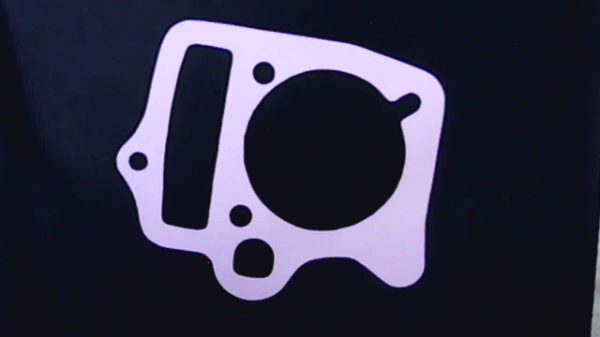
#> input picture detecterror-example/input/error1.jpg, 600 x 337 px
$ python -i handler_request.py   (imports and definitions only)   (older library calls are emulated)
#> lines starting #> are read from the running program, lines starting #| are printed output that depends on the picture; after the words box and inside, x2 and y2 are one past the last pixel; in counts of white or black regions, pixels touching at a corner belong together
### detecterror-example/possible.py
import math
import cv2


class Possible:
    def __init__(self, cntr):
        self.contour = cntr
        self.bounding_react = cv2.boundingRect(self.contour)

        # length edge
        self.peri = cv2.arcLength(cntr, True)
        [x, y, w, h] = self.bounding_react
        self.bounding_react_x = x
        self.bounding_react_y = y
        self.bounding_react_with = w
        self.bounding_react_height = h

        self.bounding_react_area = w*h
        self.center_x = (x+x+w)/2
        self.center_y = (y+y+h)/2
        self.diagonal_size = math.sqrt((w**2)+(h**2))
        self.aspect_ratio = float(w/h)
        # reactangle to shape basic
        self.approx = cv2.approxPolyDP(cntr, 0.04 * self.peri, True)


class PossibleList:
    def __init__(self, possibles, max_area_possible):
        self.possibles = possibles
        self.max_area_possible = max_area_possible

### detecterror-example/handler_request.py
import cv2
import numpy as np
import pickle
import base64

from possible import (Possible, PossibleList)


def rotation_rect(thresh):
    # coords
    coords = np.column_stack(np.where(thresh == 0))
    rect = cv2.minAreaRect(coords)
    angle = rect[-1]
    if angle < -45:
        angle = -(90 + angle)
    else:
        angle = -angle
    (h, w) = thresh.shape[:2]
    center = (w//2, h//2)
    M = cv2.getRotationMatrix2D(center, angle, 1.0)
    rotated = cv2.warpAffine(
        thresh, M, (w, h), flags=cv2.INTER_CUBIC, borderMode=cv2.BORDER_REPLICATE)

    # highlight contours
    gray = cv2.GaussianBlur(rotated, (11, 11), 0)
    edge = cv2.Canny(gray, 100, 200)
    _, contours, _ = cv2.findContours(edge.copy(), 1, 1)
    # contours, _ = cv2.findContours(edge.copy(), 1, 1)
    cv2.drawContours(gray, contours, -1, [0, 255, 0], 2)
    gray = cv2.bitwise_not(gray)
    thresh = cv2.threshold(
        gray, 0, 255, cv2.THRESH_BINARY | cv2.THRESH_OTSU)[1]
    return thresh


def convert_image_to_thresh(img):
    gray = cv2.cvtColor(img, cv2.COLOR_BGR2GRAY)
    gray = cv2.GaussianBlur(gray, (11, 11), 0)
    edge = cv2.Canny(gray, 100, 200)
    _, contours, _ = cv2.findContours(edge.copy(), 1, 1)
    # contours, _ = cv2.findContours(edge.copy(), 1, 1)
    cv2.drawContours(gray, contours, -1, [0, 255, 0], 2)
    gray = cv2.bitwise_not(gray)
    thresh = cv2.threshold(
        gray, 0, 255, cv2.THRESH_BINARY | cv2.THRESH_OTSU)[1]
    return thresh


def find_contours(thresh):
    _, contours, hierarchy = cv2.findContours(
        thresh, cv2.RETR_LIST, cv2.CHAIN_APPROX_SIMPLE)
    # contours, hierarchy = cv2.findContours(
    #     thresh, cv2.RETR_LIST, cv2.CHAIN_APPROX_SIMPLE)
    height, width = thresh.shape
    img_contours = np.zeros((height, width, 3), dtype=np.uint8)
    cv2.drawContours(img_contours, contours, -1, (0, 255, 0), 2)
    max_area_possible = -1
    item_max_area_possible = None
    possibles = []

    for i in range(0, len(contours)):
        possible = Possible(contours[i])
        # print("area:", str(possible.bounding_react_area))
        if possible.bounding_react_area > 20:
            h = possible.bounding_react_height
            w = possible.bounding_react_with
            x = possible.bounding_react_x
            y = possible.bounding_react_y
            roi = img_contours[y:y+h, x:x+w]
            possible.roi = roi
            if max_area_possible <= possible.bounding_react_area:
                max_area_possible = possible.bounding_react_area
                item_max_area_possible = possible
            possibles.append(possible)
            cv2.imwrite("output/" + str(i)+".png", roi)
    return img_contours, possibles, item_max_area_possible


def resize_image(width, height, img):
    dim = (width, height)
    resized = cv2.resize(img, dim, interpolation=cv2.INTER_AREA)
    return resized


def handle_get_image_examples():
    example_possibles = None
    with open('pattern/example.dictionary', 'rb') as config_dictionary_file:
        example_possibles = pickle.load(config_dictionary_file)

    # get max area possible and resize image by examples
    max_possible = example_possibles.max_area_possible
    # convert image models to base64
    # cv2.imwrite("output/get_image_examples.png", max_possible.roi)
    # img = cv2.imread("output/get_image_examples.png")
    ret_examples, buffer_examples = cv2.imencode('.jpg',  max_possible.roi)
    jpg_as_text_examples = base64.b64encode(buffer_examples)
    result = {
        "image": str(jpg_as_text_examples)
    }
    return result


def handle_image_examples(img):
    thresh = convert_image_to_thresh(img)
    rotationed = rotation_rect(thresh)
    cv2.imwrite("output/thresh_img_example.png", thresh)
    cv2.imwrite("output/rotationed_img_example.png", rotationed)
    img_contours, possibles, max_area_possible = find_contours(rotationed)
    cv2.imwrite("output/contours_img_example.png", img_contours)

    # save pattern
    cv2.imwrite("pattern/example.png", max_area_possible.roi)
    example_possibles = PossibleList(possibles, max_area_possible)
    with open('pattern/example.dictionary', 'wb') as config_dictionary_file:
        pickle.dump(example_possibles, config_dictionary_file)

    ret, buffer = cv2.imencode('.jpg', max_area_possible.roi)
    jpg_as_text = base64.b64encode(buffer)
    # print(jpg_as_text)
    return jpg_as_text


def handle_detect(img):
    thresh = convert_image_to_thresh(img)
    rotationed = rotation_rect(thresh)
    cv2.imwrite("output/thresh_img_detect.png", thresh)
    cv2.imwrite("output/rotationed_img_detect.png", rotationed)
    img_contours, possibles, max_area_possible = find_contours(rotationed)
    cv2.imwrite("output/contours_img_detect.png", img_contours)

    # load image examples
    example_possibles = None
    with open('pattern/example.dictionary', 'rb') as config_dictionary_file:
        example_possibles = pickle.load(config_dictionary_file)

    # get max area possible and resize image by examples
    max_possible = example_possibles.max_area_possible
    # convert image models to base64
    ret_examples, buffer_examples = cv2.imencode('.jpg', max_possible.roi)
    jpg_as_text_examples = base64.b64encode(buffer_examples)

    # check loss circle
    if len(possibles) != 8:
        ret, buffer = cv2.imencode('.jpg', img_contours)
        jpg_as_text = base64.b64encode(buffer)
        result = {
            "type": "error1",
            "image": str(jpg_as_text),
            "example": str(jpg_as_text_examples)
        }
        return result

    width = max_possible.bounding_react_with
    height = max_possible.bounding_react_height
    all_possible = resize_image(width,  height, max_area_possible.roi)
    cv2.imwrite("output/all_possible.png", all_possible)

    # check contours after resize image by image exmaples
    thresh = convert_image_to_thresh(all_possible)
    cv2.imwrite("output/thresh_error2.png", thresh)
    img_contours, detect_possibles, max_area_possible = find_contours(
        rotationed)
    examples = example_possibles.possibles
    is_error2 = False

    sorted_ctrs_examples = sorted(
        examples, key=lambda ctr: cv2.boundingRect(ctr.contour)[1])
    sorted_ctrs_detect_possibles = sorted(
        detect_possibles, key=lambda ctr: cv2.boundingRect(ctr.contour)[1])

    # [6 lines of commented-out code are left out]
    error_possibles = []
    print("*** Calculator area errror ***")
    print("* Total contours: ", str(len(detect_possibles)))
    print("-----------------------------------")
    for i in range(0, len(sorted_ctrs_detect_possibles)):
        # print("x:", str(sorted_ctrs_detect_possibles[i].bounding_react_x))
        # print("y:", str(sorted_ctrs_detect_possibles[i].bounding_react_y))
        # cv2.imwrite("output/sorted_detect_"+str(i)+".png",
        #             sorted_ctrs_detect_possibles[i].roi)
        area_detect = sorted_ctrs_detect_possibles[i].bounding_react_area
        area_examples = sorted_ctrs_examples[i].bounding_react_area
        sub_area = abs(area_detect-area_examples)
        error = False
        if(sub_area > 1000):
            error_possibles.append(sorted_ctrs_detect_possibles[i])
            error = True
        print("* index: ", str(i))
        print("* are example", str(i) + ": "+str(area_examples))
        print("* are detect", str(i) + ": "+str(area_detect))
        print("* sub area: ", str(sub_area))
        print("* error: ", str(error))
        print("------------------------------------")

    if len(error_possibles) == 0:
        ret, buffer = cv2.imencode('.jpg', img_contours)
        jpg_as_text = base64.b64encode(buffer)
        result = {
            "type": "good",
            "image": str(jpg_as_text),
            "example": str(jpg_as_text_examples)
        }
        return result

    # draw rect error
    for i in range(0, len(error_possibles)):
        w = error_possibles[i].bounding_react_with
        h = error_possibles[i].bounding_react_height
        x_min = error_possibles[i].bounding_react_x
        y_min = error_possibles[i].bounding_react_y
        x_max = x_min + w
        y_max = y_min + h
        # print("x: ", str(x_min))
        # print("x_max", str(x_max))
        cv2.rectangle(img_contours, (x_min, y_min),
                      (x_max, y_max), (0, 0, 255), 2)
    cv2.imwrite("output/result_detect_error.png", img_contours)

    # convert image to base64
    ret, buffer = cv2.imencode('.jpg', img_contours)
    jpg_as_text = base64.b64encode(buffer)
    # print(jpg_as_text)
    result = {
        "type": "error2",
        "image": str(jpg_as_text),
        "example": str(jpg_as_text_examples)
    }
    return result

>>> import cv2
>>> picture = cv2.imread('input/error1.jpg')
#> picture is the input picture: shape (337, 600, 3); mean B, G, R 69.1, 49.8, 50.7
>>> result = handle_detect(picture)
#> in convert_image_to_thresh, `edge = cv2.Canny(gray, 100, 200)`:
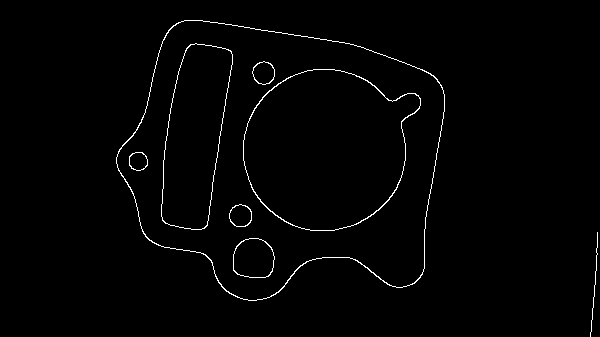
#> edge: shape (337, 600); 1.3% white in thin lines or dots, all inside (x1, y1, x2, y2) = (116, 20, 598, 337)
#> in convert_image_to_thresh, `_, contours, _ = cv2.findContours(edge.copy(), 1, 1)`: contours = 15 contours, 1 with area under 20; largest, box (x1, y1, x2, y2) and area: (116, 20, 445, 301) 68028, (116, 20, 445, 301) 67862, (243, 69, 421, 231) 21158, (243, 69, 421, 231) 21008, (161, 43, 233, 230) 9218
#> in convert_image_to_thresh, `cv2.drawContours(gray, contours, -1, [0, 255, 0], 2)`:
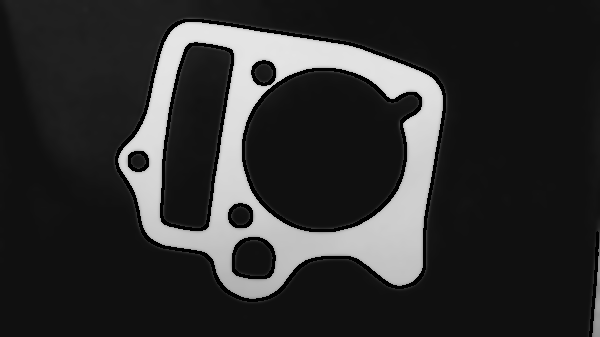
#> gray: shape (337, 600); min 0, max 229, mean 47.3
#> in convert_image_to_thresh, `thresh = cv2.threshold( gray, 0, 255, cv2.THRESH_BINARY | cv2.THRESH_O..`: thresh: shape (337, 600); 84.5% white; 2 black regions, box (x1, y1, x2, y2) and area: (118, 22, 443, 299) 31037, (592, 252, 600, 337) 366
#> in rotation_rect, `coords = np.column_stack(np.where(thresh == 0))`: coords = 31403 pairs, first value 22 to 336, second value 118 to 599
#> in rotation_rect, `rect = cv2.minAreaRect(coords)`: rect = ((182.4, 368.7), (265.7, 502.9), -8.97)
#> in rotation_rect, `angle = rect[-1]`: angle = -8.97
#> in rotation_rect, `angle = -angle`: angle = 8.97
#> in rotation_rect, `M = cv2.getRotationMatrix2D(center, angle, 1.0)`: M = [[0.988, 0.156, -22.53], [-0.156, 0.988, 48.84]]
#> in rotation_rect, `edge = cv2.Canny(gray, 100, 200)`:
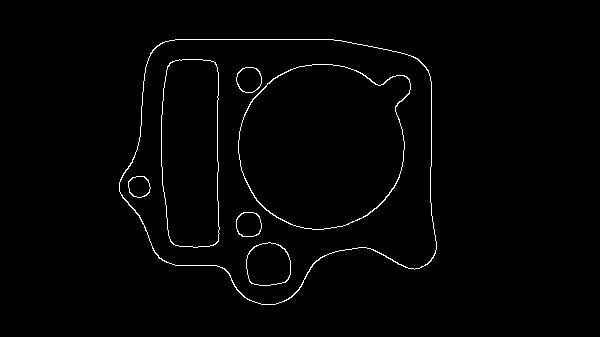
#> edge: shape (337, 600); 1.3% white in thin lines or dots, all inside (x1, y1, x2, y2) = (119, 39, 437, 305)
#> in rotation_rect, `_, contours, _ = cv2.findContours(edge.copy(), 1, 1)`: contours = 14 contours; largest, box (x1, y1, x2, y2) and area: (119, 39, 437, 305) 66135, (119, 39, 437, 305) 65976, (238, 64, 411, 230) 22170, (238, 64, 411, 230) 22020, (161, 59, 220, 248) 9942
#> in rotation_rect, `cv2.drawContours(gray, contours, -1, [0, 255, 0], 2)`:
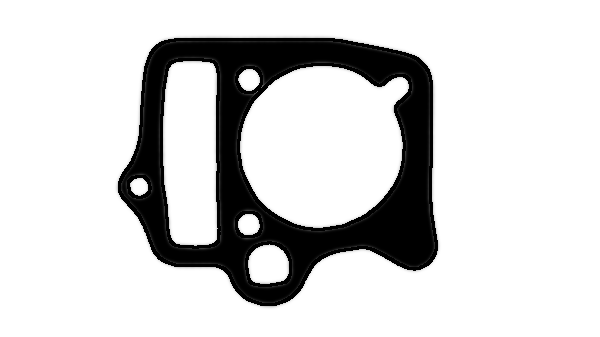
#> gray: shape (337, 600); min 0, max 255, mean 210.6
#> in rotation_rect, `thresh = cv2.threshold( gray, 0, 255, cv2.THRESH_BINARY | cv2.THRESH_O..`:
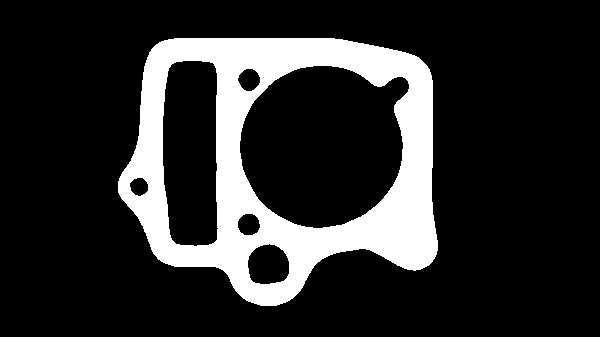
#> thresh: shape (337, 600); 17.4% white; 1 white region
#> in find_contours, `_, contours, hierarchy = cv2.findContours( thresh, cv2.RETR_LIST, cv2...`: contours = 7 contours; box (x1, y1, x2, y2) and area: (118, 38, 438, 306) 67349, (239, 65, 410, 229) 21312, (162, 60, 219, 247) 9432, (247, 243, 290, 285) 1390, (237, 213, 261, 236) 402, (237, 68, 261, 92) 392, (129, 177, 149, 197) 272
#> in find_contours, `cv2.drawContours(img_contours, contours, -1, (0, 255, 0), 2)`:
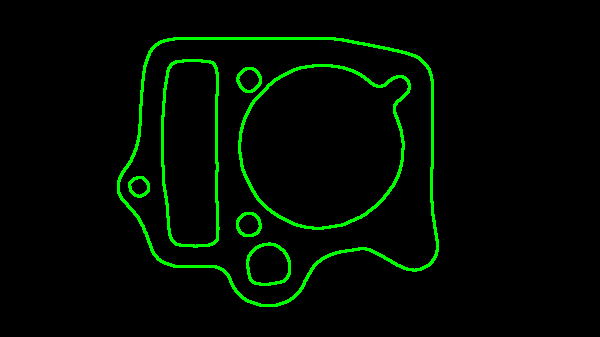
#> img_contours: shape (337, 600, 3); mean of channels 0, 1, 2 0, 9.9, 0; drawn as B, G, R
#> the loop in find_contours, `for i in range(0, len(contours)):` made 7 passes
#> pass 3, in find_contours, `roi = img_contours[y:y+h, x:x+w]`:
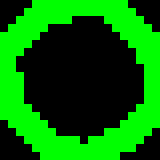
#> roi: shape (20, 20, 3) (shown 8 times larger); mean of channels 0, 1, 2 0, 111.6, 0; drawn as B, G, R
#> after the loop in find_contours, `for i in range(0, len(contours)):`: max_area_possible = 85760; possibles = 7 items
#> (the run stopped early here; a loop or call above may not have finished)

$ run again, on detecterror-example/input/error2.jpg
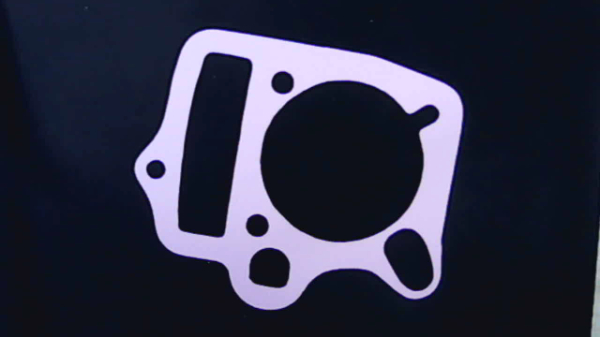
#> input picture detecterror-example/input/error2.jpg, 600 x 337 px
#> picture is the input picture: shape (337, 600, 3); mean B, G, R 67.9, 49, 47.4
#> in convert_image_to_thresh, `edge = cv2.Canny(gray, 100, 200)`:
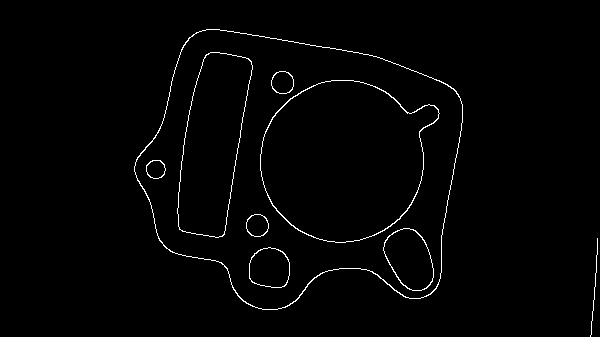
#> edge: shape (337, 600); 1.4% white in thin lines or dots, all inside (x1, y1, x2, y2) = (134, 29, 598, 337)
#> in convert_image_to_thresh, `_, contours, _ = cv2.findContours(edge.copy(), 1, 1)`: contours = 17 contours, 1 with area under 20; largest, box (x1, y1, x2, y2) and area: (134, 29, 463, 310) 67999, (134, 29, 463, 310) 67840, (260, 80, 440, 243) 21244, (260, 80, 440, 243) 21084, (177, 52, 253, 238) 9363
#> coords = 28597 pairs, first value 31 to 336, second value 136 to 599
#> rect = ((191.6, 377.5), (265.3, 484.5), -9.46)
#> in rotation_rect, `angle = rect[-1]`: angle = -9.46
#> in rotation_rect, `angle = -angle`: angle = 9.46
#> M = [[0.986, 0.164, -23.54], [-0.164, 0.986, 51.61]]
#> in rotation_rect, `_, contours, _ = cv2.findContours(edge.copy(), 1, 1)`: contours = 16 contours; largest, box (x1, y1, x2, y2) and area: (138, 46, 456, 312) 66178, (138, 46, 456, 312) 66012, (257, 71, 430, 238) 22256, (257, 71, 430, 238) 22106, (179, 65, 239, 252) 10106
#> in find_contours, `_, contours, hierarchy = cv2.findContours( thresh, cv2.RETR_LIST, cv2...`: contours = 8 contours; box (x1, y1, x2, y2) and area: (137, 45, 457, 313) 67396, (258, 72, 429, 237) 21394, (180, 67, 238, 251) 9602, (395, 209, 450, 271) 2210, (265, 251, 308, 291) 1366, (257, 75, 281, 99) 401, (255, 220, 279, 244) 400, (148, 183, 168, 203) 281
#> the loop in find_contours, `for i in range(0, len(contours)):` made 8 passes
#> pass 3, in find_contours, `roi = img_contours[y:y+h, x:x+w]`:
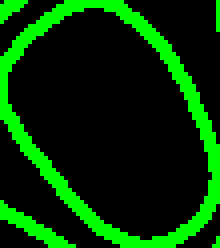
#> roi: shape (62, 55, 3) (shown 4 times larger); mean of channels 0, 1, 2 0, 50.9, 0; drawn as B, G, R
#> after the loop in find_contours, `for i in range(0, len(contours)):`: max_area_possible = 85760; possibles = 8 items
